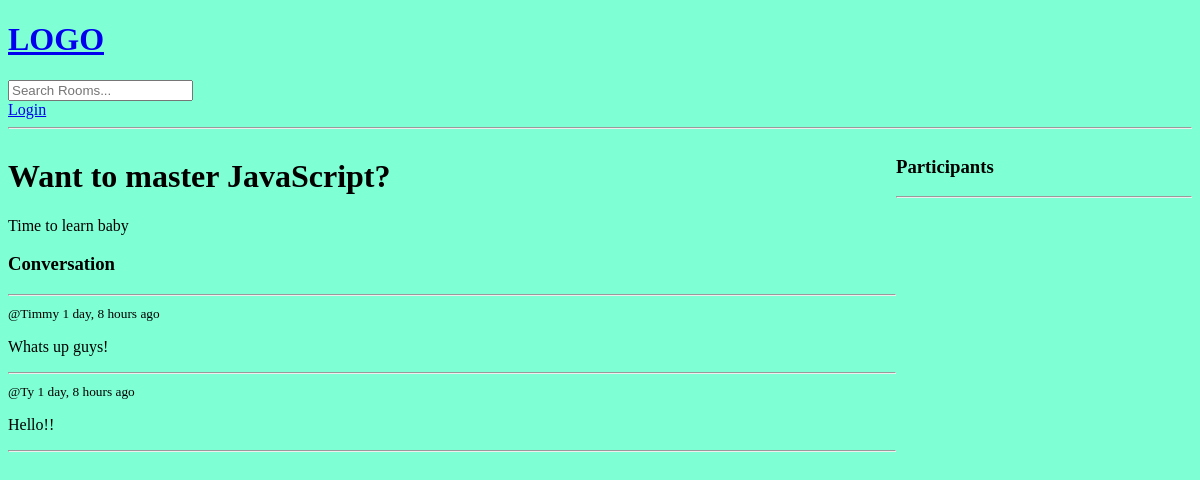
Before: /room/4/ with the older database file.
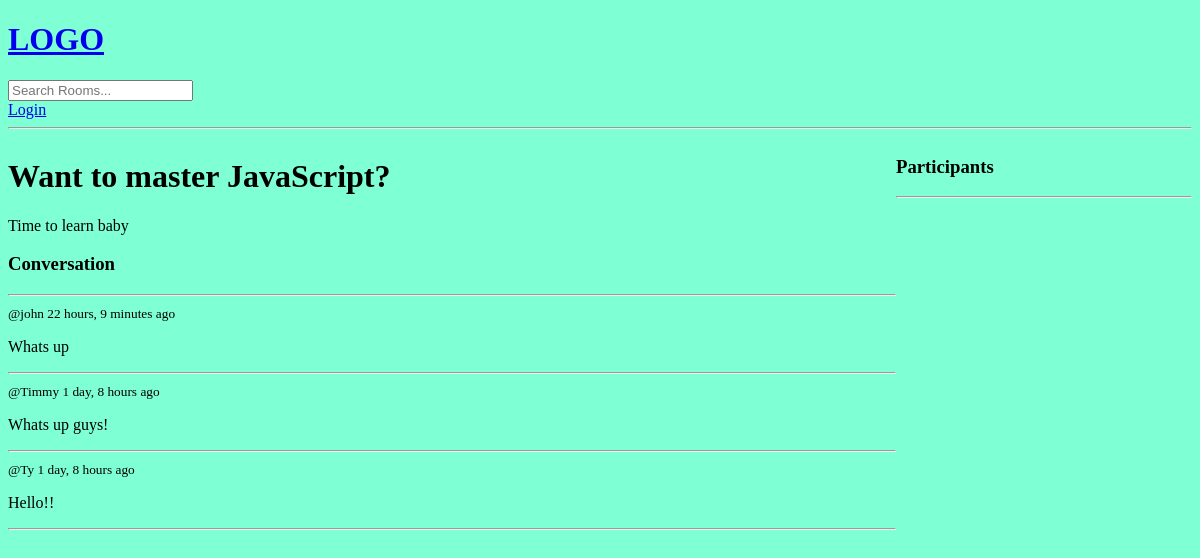
After: the same page with the newer database file.
### base/models.py (models this page shows, shortened)
class Room(models.Model):
    host = models.ForeignKey(User, on_delete=models.SET_NULL, null=True)
    topic = models.ForeignKey(Topic, on_delete=models.SET_NULL, null=True)
    name = models.CharField(max_length=200)
    description = models.TextField(null=True, blank=True)
    participants = models.ManyToManyField(
        User, related_name='participants', blank=True)
    updated = models.DateTimeField(auto_now=True)
    created = models.DateTimeField(auto_now_add=True)
    class Meta:
        ordering = ['-updated', '-created']

class Message(models.Model):
    user = models.ForeignKey(User, on_delete=models.CASCADE)
    room = models.ForeignKey(Room, on_delete=models.CASCADE)
    body = models.TextField()
    updated = models.DateTimeField(auto_now=True)
    created = models.DateTimeField(auto_now_add=True)
    class Meta:
        ordering = ['-updated', '-created']

### base/views.py (the view, shortened to what this page needs)
# urls.py: path('room/<str:pk>/', views.room, name="room"),
def room(request, pk):
    room = Room.objects.get(id=pk)
    room_messages = room.message_set.all().order_by('-created')
    participants = room.participants.all()
    context = {'room': room, 'room_messages': room_messages,
               'participants': participants}
    return render(request, 'base/room.html', context)

### base/templates/base/room.html (shortened to what this page needs)
{% extends 'main.html' %}
{% block content %}
<div class="room-container" >
    <div>
<h1>{{room.name}}</h1>
<p>{{room.description}}</p>
<div class="comment-wrapper">
<h3>Conversation</h3>
<hr>
{% for message in room_messages %}
 <div>{{request.messages}}
    <small>@{{message.user}}  {{message.created|timesince}} ago</small>
    <p>{{message.body}}</p>
    <hr>
 </div>
{% endfor %}
</div>
</div>
<div>
    <h3>Participants</h3>
    <hr>
</div>
</div>
{% endblock %}

### templates/main.html (shortened to what this page needs)
<!DOCTYPE html>
{% load static %}
<html lang="en">
<head>
    <link rel="stylesheet" type='text/css' media='screen' href="{% static 'styles/main.css' %}">
</head>
<body>
    {% include 'navbar.html' %}
    {% block content %}
    {% endblock %}
</body>
</html>

### templates/navbar.html
<a href="/">
    <h1>LOGO</h1>
</a>
<form method="GET" action="{% url 'home' %}">
    <input type="text" name="q" placeholder="Search Rooms..." >
</form>
{% if request.user.is_authenticated %}
    <p>Hello {{request.user}}</p>
<a href="{% url 'logout' %}">Logout</a>
{% else %}
<a href="{%  url 'login' %}">Login</a>
{% endif %}
<hr>

### base/static/styles/main.css (style rules this page uses)
body { background-color: aquamarine; }

### base/templates/base/room.html (style rules this page uses)
.room-container { display: grid; grid-template-columns: 3fr 1fr; }

Changed rows visible on the page:
added Message: user "john", created "22 hours, 9 minutes", body "Whats up"
